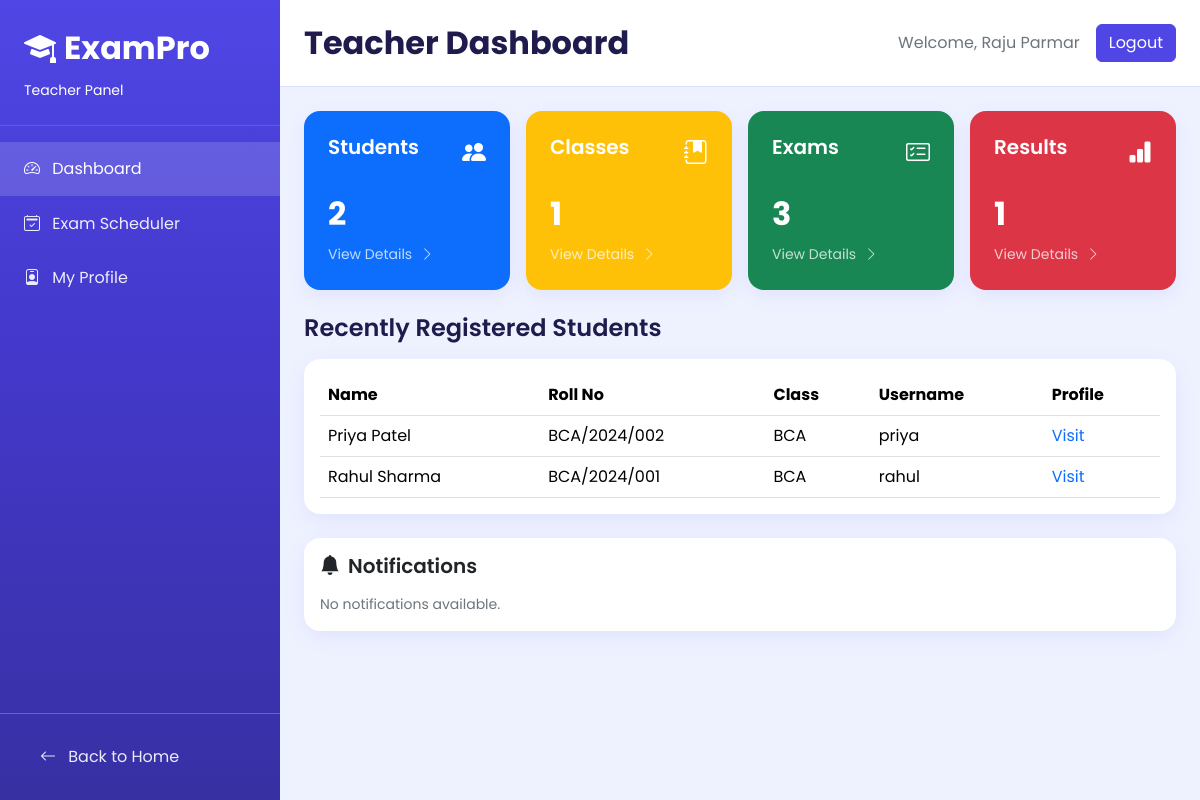
The app's page /pages/teacher/dashboard.php (signed in) with its own data.
### tables this page shows
CREATE TABLE IF NOT EXISTS students (
    id INT AUTO_INCREMENT PRIMARY KEY,
    name VARCHAR(100) NOT NULL,
    first_name VARCHAR(80) DEFAULT NULL,
    last_name VARCHAR(80) DEFAULT NULL,
    email VARCHAR(100) NOT NULL UNIQUE,
    phone VARCHAR(20) DEFAULT NULL,
    profile_image VARCHAR(255) DEFAULT NULL,
    roll_number VARCHAR(50) NOT NULL,
    department VARCHAR(50) DEFAULT 'BCA',
    password VARCHAR(255) NOT NULL,
    created_at TIMESTAMP DEFAULT CURRENT_TIMESTAMP,
    updated_at TIMESTAMP NULL DEFAULT CURRENT_TIMESTAMP ON UPDATE CURRENT_TIMESTAMP
);

### pages/teacher/dashboard.php (the view, shortened to what this page needs)
<?php
require_once __DIR__ . '/includes/auth.php';
require_once __DIR__ . '/includes/layout.php';
function teacherCount(mysqli $conn, string $sql): int
{
    $stmt = $conn->prepare($sql);
    $stmt->execute();
    $value = (int) ($stmt->get_result()->fetch_assoc()['total'] ?? 0);
    return $value;
}
$statsCards = [
    ['title' => 'Students', 'icon' => 'bi-people-fill', 'bg' => 'bg-primary', 'value' => teacherCount($conn, 'SELECT COUNT(*) AS total FROM students')],
    ['title' => 'Classes', 'icon' => 'bi-journal-bookmark-fill', 'bg' => 'bg-warning', 'value' => teacherCount($conn, 'SELECT COUNT(DISTINCT department) AS total FROM students')],
    ['title' => 'Exams', 'icon' => 'bi-card-checklist', 'bg' => 'bg-success', 'value' => teacherCount($conn, 'SELECT COUNT(*) AS total FROM exams')],
    ['title' => 'Results', 'icon' => 'bi-bar-chart-fill', 'bg' => 'bg-danger', 'value' => teacherCount($conn, 'SELECT COUNT(*) AS total FROM student_exams')],
];
$recentStmt = $conn->prepare('SELECT id, name, roll_number, department, email FROM students ORDER BY id DESC LIMIT ?');
$limit = 8;
$recentStmt->bind_param('i', $limit);
$recentStmt->execute();
$recentStudents = $recentStmt->get_result()->fetch_all(MYSQLI_ASSOC);
$notifications = [];
$teacherId = (int) ($_SESSION['teacher_id'] ?? 0);
$notifStmt = $conn->prepare(
    "SELECT title, message, created_at
     FROM teacher_notifications
     WHERE (teacher_id = ? OR teacher_id IS NULL) AND target_role IN ('teacher','admin')
     ORDER BY id DESC
     LIMIT 5"
);
if ($notifStmt) {
    $notifStmt->bind_param('i', $teacherId);
    $notifStmt->execute();
    $notifications = $notifStmt->get_result()->fetch_all(MYSQLI_ASSOC);
}
?>
<div class="row g-3 mb-4">
    <?php foreach ($statsCards as $card): ?>
        <div class="col-sm-6 col-xl-3">
            <div class="card stat-card h-100 border-0 overflow-hidden <?= $card['bg'] ?> text-white">
                <div class="card-body p-4">
                    <div class="d-flex justify-content-between align-items-start mb-4">
                        <h3 class="h5 fw-semibold mb-0"><?= htmlspecialchars($card['title']) ?></h3>
                        <i class="bi <?= htmlspecialchars($card['icon']) ?> fs-4"></i>
                    </div>
                    <div class="h2 fw-bold mb-2"><?= (int) $card['value'] ?></div>
                    <a href="#" class="small text-white text-decoration-none d-inline-flex align-items-center gap-2 opacity-75">
                        <span>View Details</span>
                        <i class="bi bi-chevron-right"></i>
                    </a>
                </div>
            </div>
        </div>
    <?php endforeach; ?>
</div>
<h2 class="h4 fw-semibold mb-3">Recently Registered Students</h2>
<div class="card content-card">
    <div class="card-body">
        <div class="table-responsive">
            <table class="table align-middle mb-0">
                <thead>
                <tr>
                    <th>Name</th>
                    <th>Roll No</th>
                    <th>Class</th>
                    <th>Username</th>
                    <th>Profile</th>
                </tr>
                </thead>
                <tbody>
                <?php if (empty($recentStudents)): ?>
                    <tr><td colspan="5" class="text-center text-secondary">No students found.</td></tr>
                <?php else: ?>
                    <?php foreach ($recentStudents as $student): ?>
                        <tr>
                            <td><?= htmlspecialchars((string) $student['name']) ?></td>
                            <td><?= htmlspecialchars((string) $student['roll_number']) ?></td>
                            <td><?= htmlspecialchars((string) $student['department']) ?></td>
                            <td><?= htmlspecialchars(strstr((string) $student['email'], '@', true) ?: (string) $student['email']) ?></td>
                            <td><a href="student-profile.php?student_id=<?= (int) $student['id'] ?>" class="text-decoration-none">Visit</a></td>
                        </tr>
                    <?php endforeach; ?>
                <?php endif; ?>
                </tbody>
            </table>
        </div>
    </div>
</div>
<div class="card content-card mt-4">
    <div class="card-body">
        <h3 class="h5 fw-semibold mb-3"><i class="bi bi-bell-fill me-2"></i>Notifications</h3>
        <?php if (!$notifications): ?>
            <div class="text-secondary small">No notifications available.</div>
        <?php endif; ?>
    </div>
</div>

### pages/teacher/assets/teacher.css (style rules this page uses)
:root { --tp-indigo: #4f46e5; --tp-indigo-dark: #3730a3; --tp-indigo-soft: #c7d2fe; --tp-bg: #eef2ff; --tp-panel: #ffffff; --tp-text: #1f1b4d; --tp-muted: #6b6b8c; }
body { font-family: 'Poppins', sans-serif; background: var(--tp-bg); color: var(--tp-text); }
.stat-card { border: 0; border-radius: 16px; box-shadow: 0 6px 20px rgba(79, 70, 229, 0.08); }
.content-card { border: 0; border-radius: 16px; box-shadow: 0 6px 22px rgba(79, 70, 229, 0.08); }

### records on screen
students: name "Priya Patel", roll_number "BCA/2024/002", department "BCA", email "priya"
students: name "Rahul Sharma", roll_number "BCA/2024/001", department "BCA", email "rahul"

### other values on screen
$title "Teacher Dashboard"
$teacherName "Raju Parmar"
$card['title'] "Students"
$card['value'] "2"
$card['title'] "Classes"
$card['value'] "1"
$card['title'] "Exams"
$card['value'] "3"
$card['title'] "Results"
